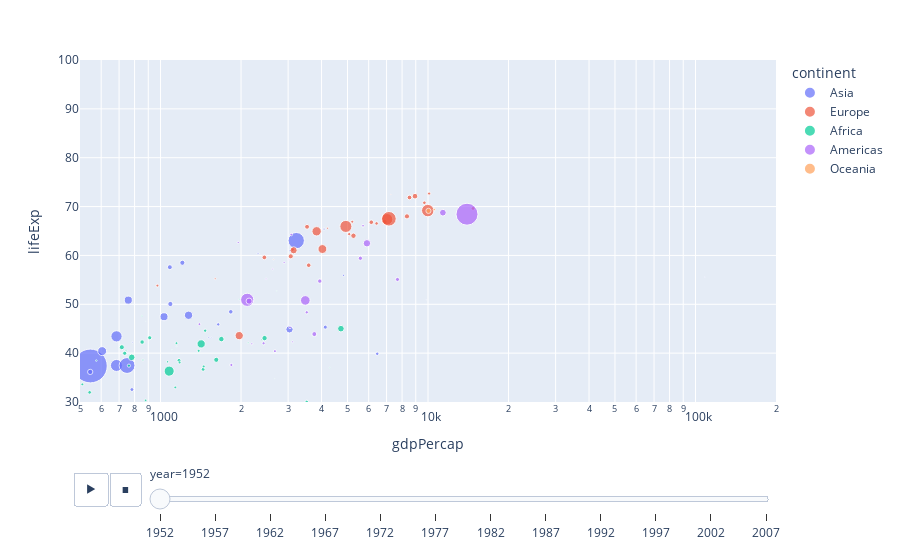

The notebook cell this image was saved under:
### Markdown cell above
#### 7. Watch the classic [Gapminder Video](https://www.youtube.com/watch?v=jbkSRLYSojo), then have a look at the [`plotly` version](https://plotly.com/python/animations/) and recreate the animation (perhaps after optionally exploring and changing the [style](https://plotly.com/python/templates/), if you wish)

### Code cell
import plotly.express as px
df = px.data.gapminder()
px.scatter(df, x="gdpPercap", y="lifeExp", animation_frame="year", animation_group="country",
           size="pop", color="continent", hover_name="country",
           log_x=True, size_max=45, range_x=[500,200000], range_y=[30,100])

### Figure 1 — Plotly figure (JSON) as saved in the notebook; plotly's stock layout.template omitted (floating-point values rounded to 4 significant figures)
{"data": [{"hovertemplate": "<b>%{hovertext}</b><br><br>continent=Asia<br>year=1952<br>gdpPercap=%{x}<br>lifeExp=%{y}<br>pop=%{marker.size}<extra></extra>", "hovertext": ["Afghanistan", "Bahrain", "Bangladesh", "Cambodia", "China", "Hong Kong, China", "India", "Indonesia", "Iran", "Iraq", "Israel", "Japan", "Jordan", "Korea, Dem. Rep.", "Korea, Rep.", "Kuwait", "Lebanon", "Malaysia", "Mongolia", "Myanmar", "Nepal", "Oman", "Pakistan", "Philippines", "Saudi Arabia", "Singapore", "Sri Lanka", "Syria", "Taiwan", "Thailand", "Vietnam", "West Bank and Gaza", "Yemen, Rep."], "ids": ["Afghanistan", "Bahrain", "Bangladesh", "Cambodia", "China", "Hong Kong, China", "India", "Indonesia", "Iran", "Iraq", "Israel", "Japan", "Jordan", "Korea, Dem. Rep.", "Korea, Rep.", "Kuwait", "Lebanon", "Malaysia", "Mongolia", "Myanmar", "Nepal", "Oman", "Pakistan", "Philippines", "Saudi Arabia", "Singapore", "Sri Lanka", "Syria", "Taiwan", "Thailand", "Vietnam", "West Bank and Gaza", "Yemen, Rep."], "legendgroup": "Asia", "marker": {"color": "#636efa", "size": [8425333, 120447, 46886859, 4693836, 556263527, 2125900, 372000000, 82052000, 17272000, 5441766, 1620914, 86459025, 607914, 8865488, 20947571, 160000, 1439529, 6748378, 800663, 20092996, 9182536, 507833, 41346560, 22438691, 4005677, 1127000, 7982342, 3661549, 8550362, 21289402, 26246839, 1030585, 4963829], "sizemode": "area", "sizeref": 651200.0, "symbol": "circle"}, "mode": "markers", "name": "Asia", "orientation": "v", "showlegend": true, "type": "scatter", "x": [779.4, 9867.0, 684.2, 368.5, 400.4, 3054.0, 546.6, 749.7, 3035.0, 4130.0, 4087.0, 3217.0, 1547.0, 1088.0, 1031.0, 108400.0, 4835.0, 1831.0, 786.6, 331, 545.9, 1828.0, 684.6, 1273.0, 6460.0, 2315.0, 1084.0, 1643.0, 1207.0, 757.8, 605.1, 1516.0, 781.7], "xaxis": "x", "y": [28.8, 50.94, 37.48, 39.42, 44, 60.96, 37.37, 37.47, 44.87, 45.32, 65.39, 63.03, 43.16, 50.06, 47.45, 55.56, 55.93, 48.46, 42.24, 36.32, 36.16, 37.58, 43.44, 47.75, 39.88, 60.4, 57.59, 45.88, 58.5, 50.85, 40.41, 43.16, 32.55], "yaxis": "y"}, {"hovertemplate": "<b>%{hovertext}</b><br><br>continent=Europe<br>year=1952<br>gdpPercap=%{x}<br>lifeExp=%{y}<br>pop=%{marker.size}<extra></extra>", "hovertext": ["Albania", "Austria", "Belgium", "Bosnia and Herzegovina", "Bulgaria", "Croatia", "Czech Republic", "Denmark", "Finland", "France", "Germany", "Greece", "Hungary", "Iceland", "Ireland", "Italy", "Montenegro", "Netherlands", "Norway", "Poland", "Portugal", "Romania", "Serbia", "Slovak Republic", "Slovenia", "Spain", "Sweden", "Switzerland", "Turkey", "United Kingdom"], "ids": ["Albania", "Austria", "Belgium", "Bosnia and Herzegovina", "Bulgaria", "Croatia", "Czech Republic", "Denmark", "Finland", "France", "Germany", "Greece", "Hungary", "Iceland", "Ireland", "Italy", "Montenegro", "Netherlands", "Norway", "Poland", "Portugal", "Romania", "Serbia", "Slovak Republic", "Slovenia", "Spain", "Sweden", "Switzerland", "Turkey", "United Kingdom"], "legendgroup": "Europe", "marker": {"color": "#EF553B", "size": [1282697, 6927772, 8730405, 2791000, 7274900, 3882229, 9125183, 4334000, 4090500, 42459667, 69145952, 7733250, 9504000, 147962, 2952156, 47666000, 413834, 10381988, 3327728, 25730551, 8526050, 16630000, 6860147, 3558137, 1489518, 28549870, 7124673, 4815000, 22235677, 50430000], "sizemode": "area", "sizeref": 651200.0, "symbol": "circle"}, "mode": "markers", "name": "Europe", "orientation": "v", "showlegend": true, "type": "scatter", "x": [1601.0, 6137.0, 8343.0, 973.5, 2444.0, 3119.0, 6876.0, 9692.0, 6425.0, 7030.0, 7144.0, 3531.0, 5264.0, 7268.0, 5210.0, 4931.0, 2648.0, 8942.0, 10100.0, 4029.0, 3068.0, 3145.0, 3581.0, 5075.0, 4215.0, 3834.0, 8528.0, 14730.0, 1969.0, 9980.0], "xaxis": "x", "y": [55.23, 66.8, 68, 53.82, 59.6, 61.21, 66.87, 70.78, 66.55, 67.41, 67.5, 65.86, 64.03, 72.49, 66.91, 65.94, 59.16, 72.13, 72.67, 61.31, 59.82, 61.05, 58.0, 64.36, 65.57, 64.94, 71.86, 69.62, 43.59, 69.18], "yaxis": "y"}, {"hovertemplate": "<b>%{hovertext}</b><br><br>continent=Africa<br>year=1952<br>gdpPercap=%{x}<br>lifeExp=%{y}<br>pop=%{marker.size}<extra></extra>", "hovertext": ["Algeria", "Angola", "Benin", "Botswana", "Burkina Faso", "Burundi", "Cameroon", "Central African Republic", "Chad", "Comoros", "Congo, Dem. Rep.", "Congo, Rep.", "Cote d'Ivoire", "Djibouti", "Egypt", "Equatorial Guinea", "Eritrea", "Ethiopia", "Gabon", "Gambia", "Ghana", "Guinea", "Guinea-Bissau", "Kenya", "Lesotho", "Liberia", "Libya", "Madagascar", "Malawi", "Mali", "Mauritania", "Mauritius", "Morocco", "Mozambique", "Namibia", "Niger", "Nigeria", "Reunion", "Rwanda", "Sao Tome and Principe", "Senegal", "Sierra Leone", "Somalia", "South Africa", "Sudan", "Swaziland", "Tanzania", "Togo", "Tunisia", "Uganda", "Zambia", "Zimbabwe"], "ids": ["Algeria", "Angola", "Benin", "Botswana", "Burkina Faso", "Burundi", "Cameroon", "Central African Republic", "Chad", "Comoros", "Congo, Dem. Rep.", "Congo, Rep.", "Cote d'Ivoire", "Djibouti", "Egypt", "Equatorial Guinea", "Eritrea", "Ethiopia", "Gabon", "Gambia", "Ghana", "Guinea", "Guinea-Bissau", "Kenya", "Lesotho", "Liberia", "Libya", "Madagascar", "Malawi", "Mali", "Mauritania", "Mauritius", "Morocco", "Mozambique", "Namibia", "Niger", "Nigeria", "Reunion", "Rwanda", "Sao Tome and Principe", "Senegal", "Sierra Leone", "Somalia", "South Africa", "Sudan", "Swaziland", "Tanzania", "Togo", "Tunisia", "Uganda", "Zambia", "Zimbabwe"], "legendgroup": "Africa", "marker": {"color": "#00cc96", "size": [9279525, 4232095, 1738315, 442308, 4469979, 2445618, 5009067, 1291695, 2682462, 153936, 14100005, 854885, 2977019, 63149, 22223309, 216964, 1438760, 20860941, 420702, 284320, 5581001, 2664249, 580653, 6464046, 748747, 863308, 1019729, 4762912, 2917802, 3838168, 1022556, 516556, 9939217, 6446316, 485831, 3379468, 33119096, 257700, 2534927, 60011, 2755589, 2143249, 2526994, 14264935, 8504667, 290243, 8322925, 1219113, 3647735, 5824797, 2672000, 3080907], "sizemode": "area", "sizeref": 651200.0, "symbol": "circle"}, "mode": "markers", "name": "Africa", "orientation": "v", "showlegend": true, "type": "scatter", "x": [2449.0, 3521.0, 1063.0, 851.2, 543.3, 339.3, 1173.0, 1071.0, 1179.0, 1103.0, 780.5, 2126.0, 1389.0, 2670.0, 1419.0, 375.6, 328.9, 362.1, 4293.0, 485.2, 911.3, 510.2, 299.9, 853.5, 298.8, 575.6, 2388.0, 1443.0, 369.2, 452.3, 743.1, 1968.0, 1688.0, 468.5, 2424.0, 761.9, 1077.0, 2719.0, 493.3, 879.6, 1450.0, 879.8, 1136.0, 4725.0, 1616.0, 1148.0, 716.7, 859.8, 1468.0, 734.8, 1147.0, 406.9], "xaxis": "x", "y": [43.08, 30.02, 38.22, 47.62, 31.98, 39.03, 38.52, 35.46, 38.09, 40.72, 39.14, 42.11, 40.48, 34.81, 41.89, 34.48, 35.93, 34.08, 37.0, 30, 43.15, 33.61, 32.5, 42.27, 42.14, 38.48, 42.72, 36.68, 36.26, 33.69, 40.54, 50.99, 42.87, 31.29, 41.73, 37.44, 36.32, 52.72, 40, 46.47, 37.28, 30.33, 32.98, 45.01, 38.63, 41.41, 41.22, 38.6, 44.6, 39.98, 42.04, 48.45], "yaxis": "y"}, {"hovertemplate": "<b>%{hovertext}</b><br><br>continent=Americas<br>year=1952<br>gdpPercap=%{x}<br>lifeExp=%{y}<br>pop=%{marker.size}<extra></extra>", "hovertext": ["Argentina", "Bolivia", "Brazil", "Canada", "Chile", "Colombia", "Costa Rica", "Cuba", "Dominican Republic", "Ecuador", "El Salvador", "Guatemala", "Haiti", "Honduras", "Jamaica", "Mexico", "Nicaragua", "Panama", "Paraguay", "Peru", "Puerto Rico", "Trinidad and Tobago", "United States", "Uruguay", "Venezuela"], "ids": ["Argentina", "Bolivia", "Brazil", "Canada", "Chile", "Colombia", "Costa Rica", "Cuba", "Dominican Republic", "Ecuador", "El Salvador", "Guatemala", "Haiti", "Honduras", "Jamaica", "Mexico", "Nicaragua", "Panama", "Paraguay", "Peru", "Puerto Rico", "Trinidad and Tobago", "United States", "Uruguay", "Venezuela"], "legendgroup": "Americas", "marker": {"color": "#ab63fa", "size": [17876956, 2883315, 56602560, 14785584, 6377619, 12350771, 926317, 6007797, 2491346, 3548753, 2042865, 3146381, 3201488, 1517453, 1426095, 30144317, 1165790, 940080, 1555876, 8025700, 2227000, 662850, 157553000, 2252965, 5439568], "sizemode": "area", "sizeref": 651200.0, "symbol": "circle"}, "mode": "markers", "name": "Americas", "orientation": "v", "showlegend": true, "type": "scatter", "x": [5911.0, 2677.0, 2109.0, 11370.0, 3940.0, 2144.0, 2627.0, 5587.0, 1398.0, 3522.0, 3048.0, 2428.0, 1840.0, 2195.0, 2899.0, 3478.0, 3112.0, 2480.0, 1952.0, 3759.0, 3082.0, 3023.0, 13990.0, 5717.0, 7690.0], "xaxis": "x", "y": [62.48, 40.41, 50.92, 68.75, 54.74, 50.64, 57.21, 59.42, 45.93, 48.36, 45.26, 42.02, 37.58, 41.91, 58.53, 50.79, 42.31, 55.19, 62.65, 43.9, 64.28, 59.1, 68.44, 66.07, 55.09], "yaxis": "y"}, {"hovertemplate": "<b>%{hovertext}</b><br><br>continent=Oceania<br>year=1952<br>gdpPercap=%{x}<br>lifeExp=%{y}<br>pop=%{marker.size}<extra></extra>", "hovertext": ["Australia", "New Zealand"], "ids": ["Australia", "New Zealand"], "legendgroup": "Oceania", "marker": {"color": "#FFA15A", "size": [8691212, 1994794], "sizemode": "area", "sizeref": 651200.0, "symbol": "circle"}, "mode": "markers", "name": "Oceania", "orientation": "v", "showlegend": true, "type": "scatter", "x": [10040.0, 10560.0], "xaxis": "x", "y": [69.12, 69.39], "yaxis": "y"}], "layout": {"legend": {"itemsizing": "constant", "title": {"text": "continent"}, "tracegroupgap": 0}, "margin": {"t": 60}, "sliders": [{"active": 0, "currentvalue": {"prefix": "year="}, "len": 0.9, "pad": {"b": 10, "t": 60}, "steps": [{"args": [["1952"], {"frame": {"duration": 0, "redraw": false}, "fromcurrent": true, "mode": "immediate", "transition": {"duration": 0, "easing": "linear"}}], "label": "1952", "method": "animate"}, {"args": [["1957"], {"frame": {"duration": 0, "redraw": false}, "fromcurrent": true, "mode": "immediate", "transition": {"duration": 0, "easing": "linear"}}], "label": "1957", "method": "animate"}, {"args": [["1962"], {"frame": {"duration": 0, "redraw": false}, "fromcurrent": true, "mode": "immediate", "transition": {"duration": 0, "easing": "linear"}}], "label": "1962", "method": "animate"}, {"args": [["1967"], {"frame": {"duration": 0, "redraw": false}, "fromcurrent": true, "mode": "immediate", "transition": {"duration": 0, "easing": "linear"}}], "label": "1967", "method": "animate"}, {"args": [["1972"], {"frame": {"duration": 0, "redraw": false}, "fromcurrent": true, "mode": "immediate", "transition": {"duration": 0, "easing": "linear"}}], "label": "1972", "method": "animate"}, {"args": [["1977"], {"frame": {"duration": 0, "redraw": false}, "fromcurrent": true, "mode": "immediate", "transition": {"duration": 0, "easing": "linear"}}], "label": "1977", "method": "animate"}, {"args": [["1982"], {"frame": {"duration": 0, "redraw": false}, "fromcurrent": true, "mode": "immediate", "transition": {"duration": 0, "easing": "linear"}}], "label": "1982", "method": "animate"}, {"args": [["1987"], {"frame": {"duration": 0, "redraw": false}, "fromcurrent": true, "mode": "immediate", "transition": {"duration": 0, "easing": "linear"}}], "label": "1987", "method": "animate"}, {"args": [["1992"], {"frame": {"duration": 0, "redraw": false}, "fromcurrent": true, "mode": "immediate", "transition": {"duration": 0, "easing": "linear"}}], "label": "1992", "method": "animate"}, {"args": [["1997"], {"frame": {"duration": 0, "redraw": false}, "fromcurrent": true, "mode": "immediate", "transition": {"duration": 0, "easing": "linear"}}], "label": "1997", "method": "animate"}, {"args": [["2002"], {"frame": {"duration": 0, "redraw": false}, "fromcurrent": true, "mode": "immediate", "transition": {"duration": 0, "easing": "linear"}}], "label": "2002", "method": "animate"}, {"args": [["2007"], {"frame": {"duration": 0, "redraw": false}, "fromcurrent": true, "mode": "immediate", "transition": {"duration": 0, "easing": "linear"}}], "label": "2007", "method": "animate"}], "x": 0.1, "xanchor": "left", "y": 0, "yanchor": "top"}], "updatemenus": [{"buttons": [{"args": [null, {"frame": {"duration": 500, "redraw": false}, "fromcurrent": true, "mode": "immediate", "transition": {"duration": 500, "easing": "linear"}}], "label": "&#9654;", "method": "animate"}, {"args": [[null], {"frame": {"duration": 0, "redraw": false}, "fromcurrent": true, "mode": "immediate", "transition": {"duration": 0, "easing": "linear"}}], "label": "&#9724;", "method": "animate"}], "direction": "left", "pad": {"r": 10, "t": 70}, "showactive": false, "type": "buttons", "x": 0.1, "xanchor": "right", "y": 0, "yanchor": "top"}], "xaxis": {"anchor": "y", "domain": [0, 1], "range": [2.699, 5.301], "title": {"text": "gdpPercap"}, "type": "log"}, "yaxis": {"anchor": "x", "domain": [0, 1], "range": [30, 100], "title": {"text": "lifeExp"}}}}
